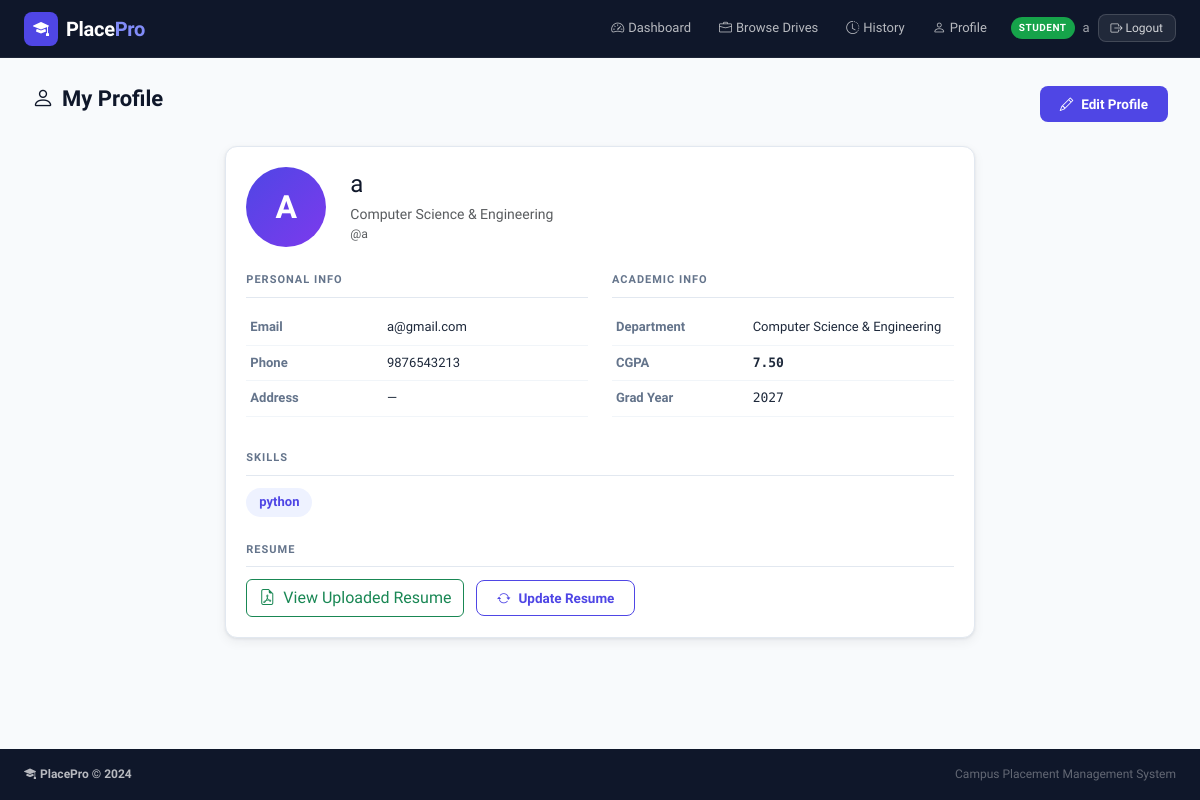
The app's page /student/profile (signed in) with its own data.
### tables this page shows
CREATE TABLE users (
        id INTEGER PRIMARY KEY AUTOINCREMENT,
        username TEXT UNIQUE NOT NULL,
        email TEXT UNIQUE NOT NULL,
        password_hash TEXT NOT NULL,
        role TEXT NOT NULL,
        is_active INTEGER DEFAULT 1,
        created_at TEXT DEFAULT (datetime('now'))
    );

CREATE TABLE students (
        id INTEGER PRIMARY KEY AUTOINCREMENT,
        user_id INTEGER UNIQUE NOT NULL REFERENCES users(id) ON DELETE CASCADE,
        full_name TEXT NOT NULL,
        email TEXT,
        phone TEXT,
        department TEXT,
        cgpa REAL DEFAULT 0.0,
        graduation_year INTEGER,
        skills TEXT,
        address TEXT,
        resume_filename TEXT,
        is_blacklisted INTEGER DEFAULT 0,
        created_at TEXT DEFAULT (datetime('now'))
    );

### app.py (the view)
@app.route('/student/profile')
@login_required
@student_required
def student_profile():
    student = get_student()
    u = current_user()
    return render_template('student/profile.html', student=student, user=u)

### app.py (called while the page is built)
def get_db():
    if 'db' not in g:
        g.db = sqlite3.connect(DATABASE)
        g.db.row_factory = sqlite3.Row
        g.db.execute("PRAGMA foreign_keys = ON")
    return g.db

def query(sql, args=(), one=False):
    cur = get_db().execute(sql, args)
    rv = cur.fetchall()
    return (rv[0] if rv else None) if one else rv

def current_user():
    uid = session.get('user_id')
    if uid is None:
        return None
    return query("SELECT * FROM users WHERE id=?", [uid], one=True)

def login_required(f):
    @wraps(f)
    def dec(*a, **kw):
        if not session.get('user_id'):
            flash('Please log in to access this page.', 'warning')
            return redirect(url_for('login'))
        return f(*a, **kw)
    return dec

def student_required(f):
    @wraps(f)
    def dec(*a, **kw):
        u = current_user()
        if not u or u['role'] != 'student':
            flash('Student access required.', 'danger')
            return redirect(url_for('login'))
        s = query("SELECT * FROM students WHERE user_id=?", [u['id']], one=True)
        if s and s['is_blacklisted']:
            flash('Your account has been blacklisted.', 'danger')
            session.clear()
            return redirect(url_for('login'))
        return f(*a, **kw)
    return dec

@app.context_processor
def inject_user():
    u = current_user()
    return dict(current_user=u)

def get_student():
    u = current_user()
    return query("SELECT * FROM students WHERE user_id=?", [u['id']], one=True)

### templates/student/profile.html (shortened to what this page needs)
{% extends "base.html" %}
{% block content %}
<div class="pp-page">
  <div class="pp-page-header">
    <div><h4 class="pp-page-title"><i class="bi bi-person me-2"></i>My Profile</h4></div>
    <a href="{{ url_for('student_edit_profile') }}" class="btn btn-pp-primary"><i class="bi bi-pencil me-2"></i>Edit Profile</a>
  </div>
  <div class="row g-4 justify-content-center"><div class="col-lg-8">
    <div class="pp-card">
      <div class="pp-card-body">
        <div class="d-flex align-items-center gap-4 mb-4">
          <div class="student-avatar-lg">{{ student['full_name'][0]|upper }}</div>
          <div><h4 class="mb-1">{{ student['full_name'] }}</h4><div class="text-muted">{{ student['department'] or 'Department not set' }}</div><div class="text-muted small">@{{ user['username'] }}</div></div>
        </div>
        <div class="row g-4">
          <div class="col-md-6">
            <div class="form-section-title">Personal Info</div>
            <table class="table pp-detail-table">
              <tr><th>Email</th><td>{{ student['email'] or '—' }}</td></tr>
              <tr><th>Phone</th><td>{{ student['phone'] or '—' }}</td></tr>
              <tr><th>Address</th><td>{{ student['address'] or '—' }}</td></tr>
            </table>
          </div>
          <div class="col-md-6">
            <div class="form-section-title">Academic Info</div>
            <table class="table pp-detail-table">
              <tr><th>Department</th><td>{{ student['department'] or '—' }}</td></tr>
              <tr><th>CGPA</th><td class="mono fw-600">{{ '%.2f'|format(student['cgpa']) if student['cgpa'] else '—' }}</td></tr>
              <tr><th>Grad Year</th><td class="mono">{{ student['graduation_year'] or '—' }}</td></tr>
            </table>
          </div>
        </div>
        {% if student['skills'] %}
        <div class="mt-3"><div class="form-section-title">Skills</div>
          <div class="d-flex flex-wrap gap-2 mt-2">{% for sk in student['skills'].split(',') %}<span class="skill-tag skill-tag-lg">{{ sk.strip() }}</span>{% endfor %}</div>
        </div>
        {% else %}
        <div class="pp-info-box mt-3"><i class="bi bi-lightbulb me-2"></i>Add your skills. <a href="{{ url_for('student_edit_profile') }}">Edit profile →</a></div>
        {% endif %}
        <div class="mt-4"><div class="form-section-title">Resume</div>
          {% if student['resume_filename'] %}
          <a href="{{ url_for('static', filename='uploads/' + student['resume_filename']) }}" class="btn btn-outline-success" target="_blank"><i class="bi bi-file-earmark-pdf me-2"></i>View Uploaded Resume</a>
          <a href="{{ url_for('student_edit_profile') }}" class="btn btn-outline-pp ms-2"><i class="bi bi-arrow-repeat me-2"></i>Update Resume</a>
          {% else %}
          <div class="pp-info-box"><i class="bi bi-exclamation-circle me-2 text-warning"></i>No resume uploaded. <a href="{{ url_for('student_edit_profile') }}" class="ms-1">Upload now →</a></div>
          {% endif %}
        </div>
      </div>
    </div>
  </div></div>
</div>
{% endblock %}

### templates/base.html (shortened to what this page needs)
<!DOCTYPE html>
<html lang="en">
<head>
  <link rel="stylesheet" href="https://cdn.jsdelivr.net/npm/bootstrap@5.3.2/dist/css/bootstrap.min.css"/>
  <link rel="stylesheet" href="https://cdn.jsdelivr.net/npm/bootstrap-icons@1.11.3/font/bootstrap-icons.min.css"/>
  <link rel="stylesheet" href="{{ url_for('static', filename='css/style.css') }}"/>
</head>
<body>
<nav class="navbar navbar-expand-lg pp-navbar sticky-top">
  <div class="container-fluid px-4">
    <a class="navbar-brand d-flex align-items-center gap-2" href="{{ url_for('index') }}">
      <span class="brand-icon"><i class="bi bi-mortarboard-fill"></i></span>
      <span class="brand-text">Place<span class="brand-accent">Pro</span></span>
    </a>
    <div class="collapse navbar-collapse" id="navMain">
      <ul class="navbar-nav ms-auto align-items-center gap-1">
        {% if current_user %}
          {% if current_user['role'] == 'admin' %}
            <li class="nav-item"><a class="nav-link" href="{{ url_for('admin_dashboard') }}"><i class="bi bi-speedometer2 me-1"></i>Dashboard</a></li>
            <li class="nav-item"><a class="nav-link" href="{{ url_for('admin_companies') }}"><i class="bi bi-building me-1"></i>Companies</a></li>
            <li class="nav-item"><a class="nav-link" href="{{ url_for('admin_students') }}"><i class="bi bi-people me-1"></i>Students</a></li>
            <li class="nav-item"><a class="nav-link" href="{{ url_for('admin_drives') }}"><i class="bi bi-briefcase me-1"></i>Drives</a></li>
            <li class="nav-item"><a class="nav-link" href="{{ url_for('admin_applications') }}"><i class="bi bi-file-text me-1"></i>Applications</a></li>
          {% elif current_user['role'] == 'company' %}
            <li class="nav-item"><a class="nav-link" href="{{ url_for('company_dashboard') }}"><i class="bi bi-speedometer2 me-1"></i>Dashboard</a></li>
            <li class="nav-item"><a class="nav-link" href="{{ url_for('company_create_drive') }}"><i class="bi bi-plus-circle me-1"></i>New Drive</a></li>
          {% elif current_user['role'] == 'student' %}
            <li class="nav-item"><a class="nav-link" href="{{ url_for('student_dashboard') }}"><i class="bi bi-speedometer2 me-1"></i>Dashboard</a></li>
            <li class="nav-item"><a class="nav-link" href="{{ url_for('student_drives') }}"><i class="bi bi-briefcase me-1"></i>Browse Drives</a></li>
            <li class="nav-item"><a class="nav-link" href="{{ url_for('student_history') }}"><i class="bi bi-clock-history me-1"></i>History</a></li>
            <li class="nav-item"><a class="nav-link" href="{{ url_for('student_profile') }}"><i class="bi bi-person me-1"></i>Profile</a></li>
          {% endif %}
          <li class="nav-item ms-2">
            <div class="d-flex align-items-center gap-2">
              <span class="role-badge role-{{ current_user['role'] }}">{{ current_user['role']|upper }}</span>
              <span class="nav-username">{{ current_user['username'] }}</span>
              <a href="{{ url_for('logout') }}" class="btn btn-sm btn-logout">
                <i class="bi bi-box-arrow-right"></i> Logout
              </a>
            </div>
          </li>
        {% endif %}
      </ul>
    </div>
  </div>
</nav>
<main class="pp-main">
  {% block content %}{% endblock %}
</main>
<footer class="pp-footer mt-auto">
  <div class="container-fluid px-4">
    <div class="d-flex flex-wrap justify-content-between align-items-center py-3">
      <span class="footer-brand"><i class="bi bi-mortarboard-fill me-1"></i>PlacePro &copy; {{ 2024 }}</span>
      <span class="footer-sub">Campus Placement Management System</span>
    </div>
  </div>
</footer>
</body>
</html>

### static/css/style.css (style rules this page uses)
:root { --pp-navy: #0f172a; --pp-navy-2: #1e293b; --pp-navy-3: #334155; --pp-indigo: #4f46e5; --pp-indigo-h: #4338ca; --pp-indigo-l: #eef2ff; --pp-green: #16a34a; --pp-green-l: #dcfce7; --pp-amber: #d97706; --pp-amber-l: #fef3c7; --pp-rose: #e11d48; --pp-rose-l: #ffe4e6; --pp-slate: #64748b; --pp-border: #e2e8f0; --pp-bg: #f8fafc; --pp-white: #ffffff; --pp-shadow: 0 1px 3px rgba(15,23,42,.08), 0 4px 12px rgba(15,23,42,.06); --pp-shadow-md:0 4px 16px rgba(15,23,42,.12), 0 1px 4px rgba(15,23,42,.06); --pp-radius: 12px; --pp-radius-sm:8px; --pp-transition: all 0.2s cubic-bezier(.4,0,.2,1); }
*, *::before, *::after { box-sizing: border-box; }
body { font-family: 'Sora', system-ui, sans-serif; background: var(--pp-bg); color: var(--pp-navy); min-height: 100vh; display: flex; flex-direction: column; font-size: 14px; line-height: 1.6; }
.mono { font-family: 'DM Mono', monospace; }
.fw-600 { font-weight: 600; }
.pp-navbar { background: var(--pp-navy); border-bottom: 1px solid rgba(255,255,255,.06); padding: 0 0; min-height: 58px; z-index: 1030; }
.brand-icon { display: inline-flex; align-items: center; justify-content: center; width: 34px; height: 34px; background: var(--pp-indigo); border-radius: 8px; color: #fff; font-size: 16px; }
.brand-text { font-size: 20px; font-weight: 700; color: #fff; letter-spacing: -0.3px; }
.brand-accent { color: #818cf8; }
.pp-navbar .nav-link { color: rgba(255,255,255,.7) !important; font-size: 13px; font-weight: 500; padding: 6px 12px !important; border-radius: var(--pp-radius-sm); transition: var(--pp-transition); }
.role-badge { font-size: 10px; font-weight: 700; padding: 3px 8px; border-radius: 20px; letter-spacing: .5px; }
.role-student { background: var(--pp-green); color: #fff; }
.nav-username { color: rgba(255,255,255,.6); font-size: 13px; }
.btn-logout { background: rgba(255,255,255,.08); border: 1px solid rgba(255,255,255,.15); color: rgba(255,255,255,.8) !important; font-size: 12px; padding: 4px 12px; border-radius: var(--pp-radius-sm); transition: var(--pp-transition); }
.pp-main { flex: 1; }
.pp-footer { background: var(--pp-navy); color: rgba(255,255,255,.5); font-size: 12px; margin-top: auto; }
.footer-brand { font-weight: 600; color: rgba(255,255,255,.7); }
.footer-sub { color: rgba(255,255,255,.35); }
.pp-page { padding: 28px 32px; max-width: 1280px; margin: 0 auto; }
.pp-page-header { display: flex; justify-content: space-between; align-items: flex-start; margin-bottom: 24px; flex-wrap: wrap; gap: 12px; }
.pp-page-title { font-size: 22px; font-weight: 700; margin: 0; color: var(--pp-navy); }
.pp-card { background: var(--pp-white); border: 1px solid var(--pp-border); border-radius: var(--pp-radius); box-shadow: var(--pp-shadow); overflow: hidden; }
.pp-card-body { padding: 20px; }
.pp-detail-table { font-size: 13px; }
.pp-detail-table th { font-weight: 600; color: var(--pp-slate); width: 40%; padding: 7px 4px; border: none; }
.pp-detail-table td { padding: 7px 4px; border: none; color: var(--pp-navy-2); }
.pp-detail-table tr { border-bottom: 1px solid #f1f5f9; }
.btn-pp-primary { background: var(--pp-indigo); color: #fff !important; border: none; border-radius: var(--pp-radius-sm); font-weight: 600; font-size: 13.5px; padding: 8px 20px; transition: var(--pp-transition); font-family: 'Sora', sans-serif; }
.btn-outline-pp { background: transparent; color: var(--pp-indigo) !important; border: 1.5px solid var(--pp-indigo); border-radius: var(--pp-radius-sm); font-weight: 600; font-size: 13.5px; padding: 7px 20px; transition: var(--pp-transition); }
.form-section-title { font-size: 11px; font-weight: 700; text-transform: uppercase; letter-spacing: 1px; color: var(--pp-slate); padding-bottom: 8px; margin-bottom: 12px; border-bottom: 1px solid var(--pp-border); }
.student-avatar-lg { width: 80px; height: 80px; font-size: 32px; background: linear-gradient(135deg, var(--pp-indigo), #7c3aed); border-radius: 50%; display: flex; align-items: center; justify-content: center; font-weight: 700; color: #fff; flex-shrink: 0; }
.skill-tag { display: inline-block; padding: 3px 10px; background: var(--pp-indigo-l); color: var(--pp-indigo); border-radius: 20px; font-size: 11.5px; font-weight: 600; }
.skill-tag-lg { font-size: 13px; padding: 4px 13px; }

### records on screen
users: role "STUDENT", username "a"
students: full_name "A", full_name "a", department "Computer Science & Engineering", email "a@gmail.com", phone "9876543213", address "—", cgpa "7.50", graduation_year "2027", strip "python"

### other values on screen
{{ 2024 }} "2024"
